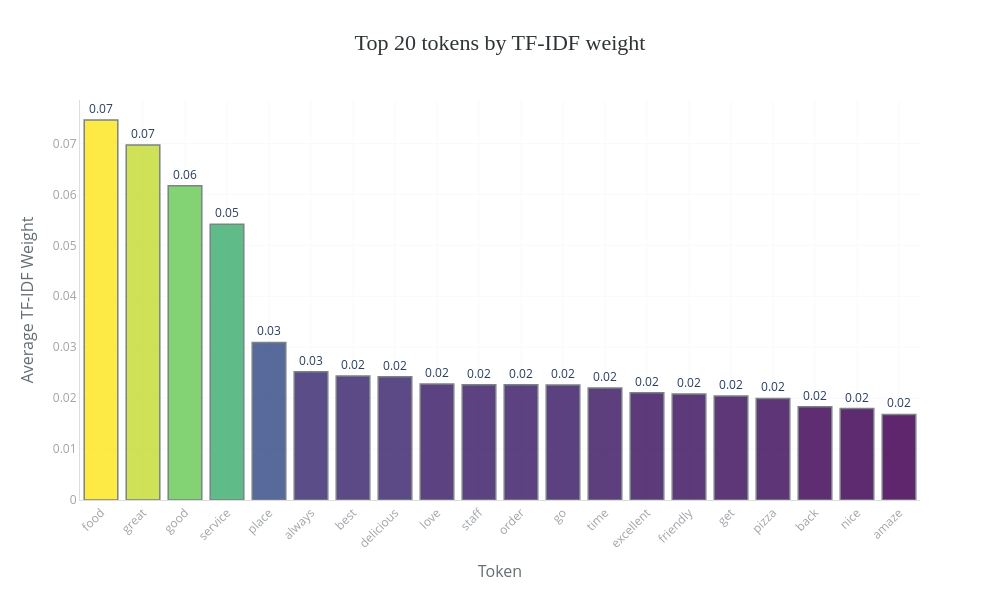

Notebook code cell kept with this figure:
### Code cell
tfidf_means = tfidf_df.mean(axis=0).sort_values(ascending=False).head(20)
tfidf_top_df = pd.DataFrame({
    'token': tfidf_means.index,
    'tfidf_weight': tfidf_means.values
})
bar_chart(
    data=tfidf_top_df,
    x='token',
    y='tfidf_weight',
    title='Top 20 tokens by TF-IDF weight',
    labels={'token': 'Token', 'tfidf_weight': 'Average TF-IDF Weight'},
    top_n=20
)

### Figure 1 — Plotly figure (JSON) as saved in the notebook; plotly's stock layout.template omitted (floating-point values rounded to 4 significant figures)
{"data": [{"alignmentgroup": "True", "hovertemplate": "Token=%{x}<br>Average TF-IDF Weight=%{marker.color}<br>text=%{text}<extra></extra>", "legendgroup": "", "marker": {"color": [0.0746, 0.06971, 0.06168, 0.05412, 0.03094, 0.02519, 0.02436, 0.02421, 0.02278, 0.02264, 0.02262, 0.02258, 0.02198, 0.02104, 0.02082, 0.02041, 0.01993, 0.01832, 0.01795, 0.01681], "coloraxis": "coloraxis", "line": {"color": "#636E72", "width": 1.5}, "opacity": 0.85, "pattern": {"shape": ""}}, "name": "", "offsetgroup": "", "orientation": "v", "showlegend": false, "text": ["0.07", "0.07", "0.06", "0.05", "0.03", "0.03", "0.02", "0.02", "0.02", "0.02", "0.02", "0.02", "0.02", "0.02", "0.02", "0.02", "0.02", "0.02", "0.02", "0.02"], "textposition": "outside", "texttemplate": "%{text}", "type": "bar", "x": ["food", "great", "good", "service", "place", "always", "best", "delicious", "love", "staff", "order", "go", "time", "excellent", "friendly", "get", "pizza", "back", "nice", "amaze"], "xaxis": "x", "y": [0.0746, 0.06971, 0.06168, 0.05412, 0.03094, 0.02519, 0.02436, 0.02421, 0.02278, 0.02264, 0.02262, 0.02258, 0.02198, 0.02104, 0.02082, 0.02041, 0.01993, 0.01832, 0.01795, 0.01681], "yaxis": "y"}], "layout": {"barmode": "relative", "coloraxis": {"colorbar": {"title": {"text": "Average TF-IDF Weight"}}, "colorscale": [[0, "#440154"], [0.25, "#3b528b"], [0.5, "#21908d"], [0.75, "#5dc962"], [1, "#fde725"]], "showscale": false}, "height": 600, "legend": {"tracegroupgap": 0}, "margin": {"b": 100, "l": 80, "r": 80, "t": 100}, "paper_bgcolor": "white", "plot_bgcolor": "white", "showlegend": false, "title": {"font": {"color": "#2D3436", "family": "Arial Black", "size": 22}, "text": "Top 20 tokens by TF-IDF weight", "x": 0.5, "xanchor": "center"}, "width": 1000, "xaxis": {"anchor": "y", "domain": [0, 1], "gridcolor": "#F8F9FA", "linecolor": "#DDD", "showgrid": true, "tickangle": -45, "tickfont": {"color": "#A0A4A8", "size": 12}, "title": {"font": {"color": "#636E72", "size": 16}, "text": "Token"}}, "yaxis": {"anchor": "x", "domain": [0, 1], "gridcolor": "#F8F9FA", "linecolor": "#DDD", "showgrid": true, "tickfont": {"color": "#A0A4A8", "size": 12}, "title": {"font": {"color": "#636E72", "size": 16}, "text": "Average TF-IDF Weight"}}}}
